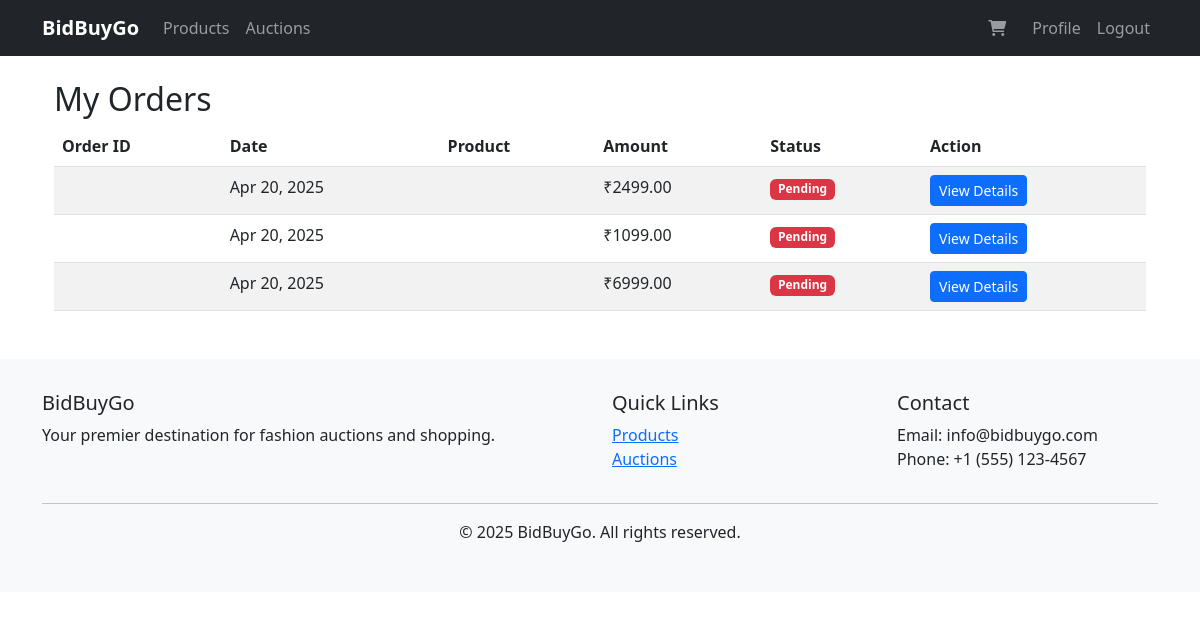
The page /orders/ (signed in) on the database its author committed.
### bidbuygo/models.py (models this page shows, shortened)
class Order(models.Model):
    STATUS_CHOICES = [
        ('PENDING', 'Pending'),
        ('PAID', 'Paid'),
        ('SHIPPED', 'Shipped'),
        ('DELIVERED', 'Delivered'),
        ('CANCELLED', 'Cancelled'),
    ]
    order_id = models.CharField(max_length=50, unique=True, null=True, blank=True)
    user = models.ForeignKey(User, on_delete=models.CASCADE)
    amount = models.DecimalField(max_digits=10, decimal_places=2)
    status = models.CharField(max_length=20, choices=STATUS_CHOICES, default='PENDING')
    payment_method = models.CharField(max_length=20, default='COD')
    created_at = models.DateTimeField(auto_now_add=True)
    updated_at = models.DateTimeField(auto_now=True)
    full_name = models.CharField(max_length=100)
    phone_number = models.CharField(max_length=15)
    address_line1 = models.CharField(max_length=100)
    address_line2 = models.CharField(max_length=100, blank=True, null=True)
    city = models.CharField(max_length=50)
    state = models.CharField(max_length=50)
    postal_code = models.CharField(max_length=10)
    country = models.CharField(max_length=50, default='India')
    class Meta:
        ordering = ['-created_at']
        db_table = 'bidbuygo_order'

### bidbuygo/views.py (the view)
# urls.py: path('orders/', views.order_list, name='order_list'),
@login_required
def order_list(request):
    orders = Order.objects.filter(user=request.user).order_by('-created_at')
    context = {
        'orders': orders,
    }
    return render(request, 'bidbuygo/order_list.html', context)

### bidbuygo/context_processors.py (called while the page is built)
def cart_count(request):
    if request.user.is_authenticated:
        try:
            cart = Cart.objects.get(user=request.user)
            cart_count = CartItem.objects.filter(cart=cart).count()
        except Cart.DoesNotExist:
            cart_count = 0
    else:
        cart_count = 0
    return {'cart_count': cart_count}

### bidbuygo/templates/bidbuygo/order_list.html (shortened to what this page needs)
{% extends 'bidbuygo/base.html' %}
{% load static %}
{% block content %}
<div class="container mt-4">
    <h2>My Orders</h2>
    {% if orders %}
    <div class="table-responsive">
        <table class="table table-striped">
            <thead>
                <tr>
                    <th>Order ID</th>
                    <th>Date</th>
                    <th>Product</th>
                    <th>Amount</th>
                    <th>Status</th>
                    <th>Action</th>
                </tr>
            </thead>
            <tbody>
                {% for order in orders %}
                <tr>
                    <td>{{ order.razorpay_order_id }}</td>
                    <td>{{ order.created_at|date:"M d, Y" }}</td>
                    <td>{{ order.product.name }}</td>
                    <td>₹{{ order.amount }}</td>
                    <td>
                        <span class="badge {% if order.status == 'completed' %}bg-success{% elif order.status == 'pending' %}bg-warning{% else %}bg-danger{% endif %}">
                            {{ order.status|title }}
                        </span>
                    </td>
                    <td>
                        <a href="{% url 'bidbuygo:order_detail' order.id %}" class="btn btn-sm btn-primary">View Details</a>
                    </td>
                </tr>
                {% endfor %}
            </tbody>
        </table>
    </div>
    {% else %}
    <div class="alert alert-info">
        You haven't placed any orders yet.
    </div>
    {% endif %}
</div>
{% endblock %}

### bidbuygo/templates/bidbuygo/base.html (style rules this page uses)
body { padding-top: 56px; }

### rows shown on the page
Order: created_at "Apr 20, 2025", amount "2499.00", status "Pending"
Order: created_at "Apr 20, 2025", amount "1099.00", status "Pending"
Order: created_at "Apr 20, 2025", amount "6999.00", status "Pending"
